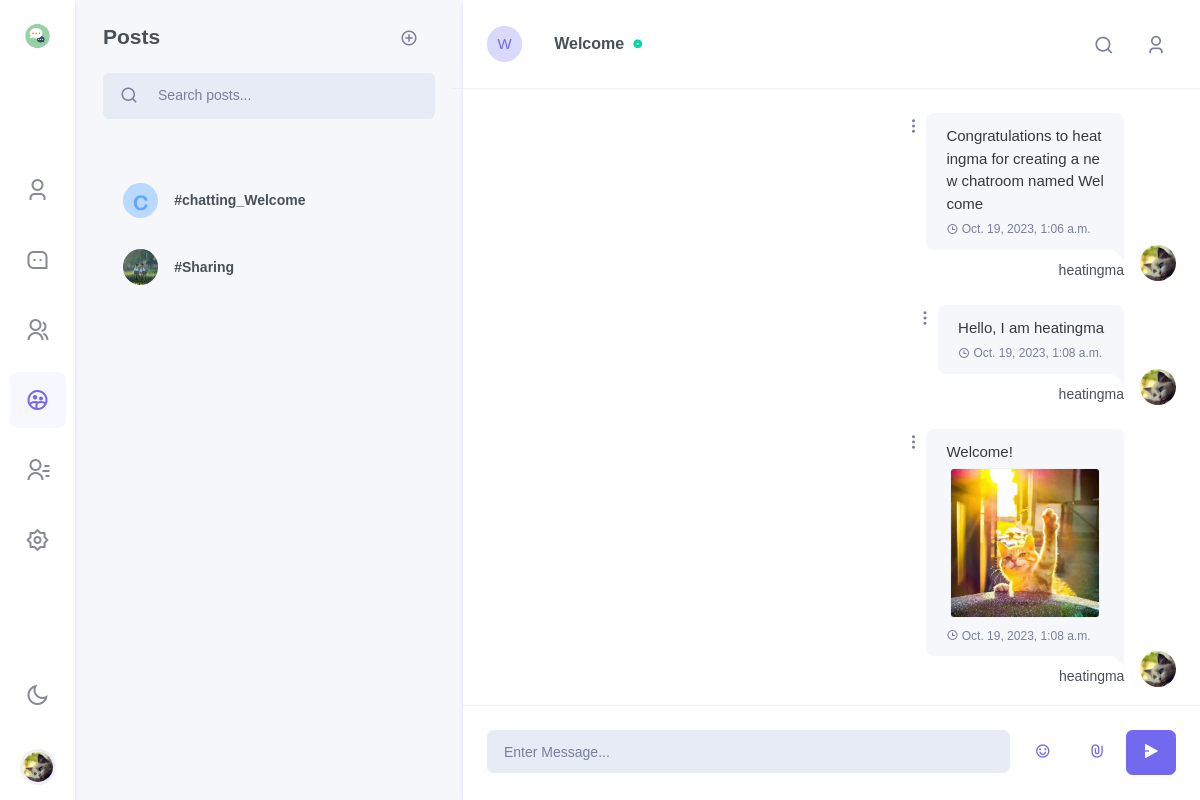
The app's page /chat/chatroom/Welcome/chatting_Welcome/?dark=False (signed in), older data.
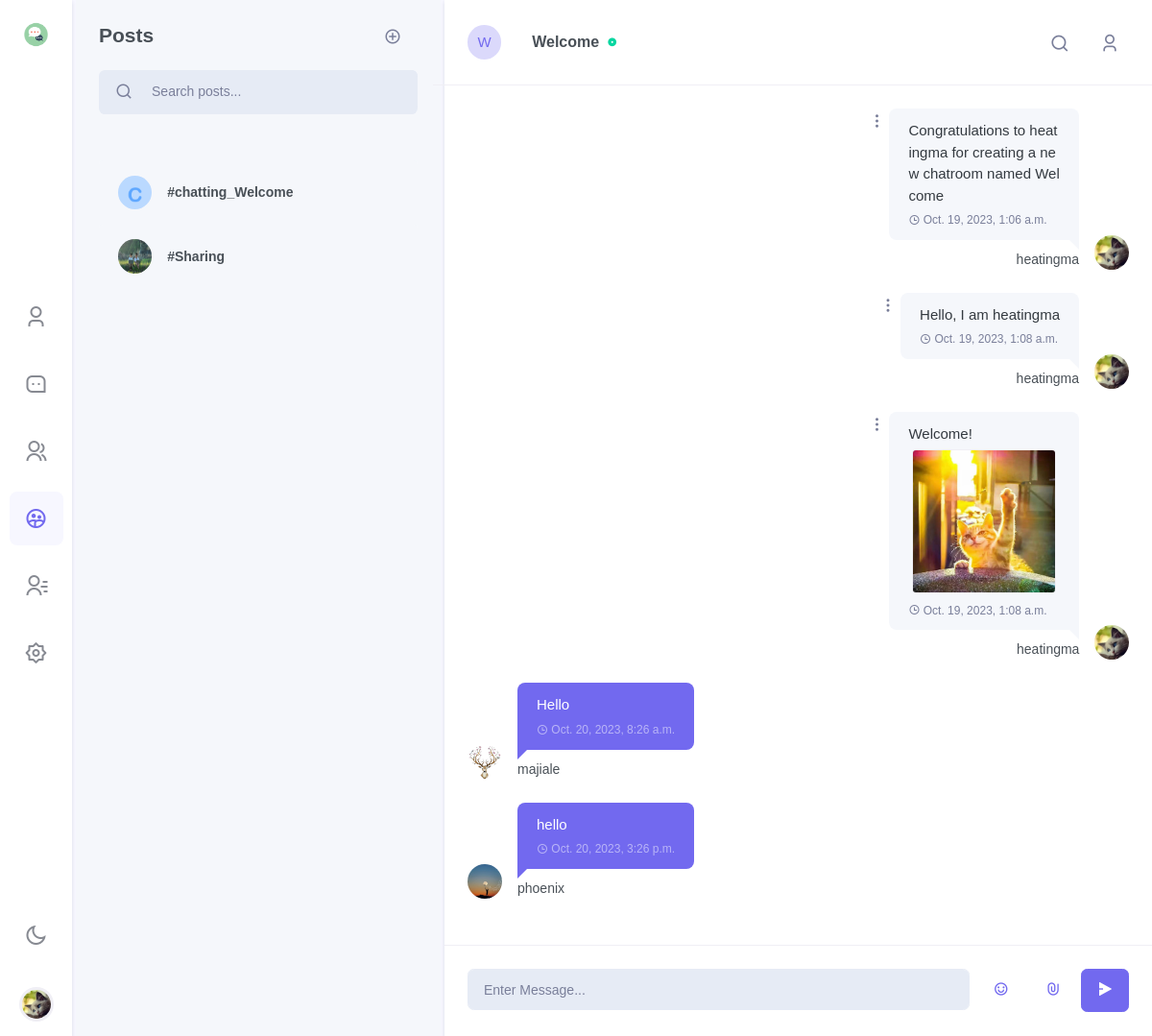
The same page, newer data.
### chat/models.py (models this page shows, shortened)
class Post(models.Model):
    title = models.CharField(max_length=128)
    author = models.ForeignKey(to=User, on_delete=models.CASCADE)
    author_profile = models.ForeignKey(to=Profile, on_delete=models.CASCADE)
    about_post = models.CharField(max_length=1000, default="The author did not set an introduction to the topic")
    image = models.ImageField(upload_to=post_media_path, null=True, blank=True)
    created_on = models.DateTimeField(auto_now_add=True)
    updated_on = models.DateTimeField(auto_now= True)
    belong_room = models.ForeignKey(to=Room, on_delete=models.CASCADE)
    tags = models.ManyToManyField(Tag, blank=True)
    @property
    def initial(self):
        return self.title[0].upper()
    class Meta:
        ordering = ['-created_on']
    @property
    def image_url(self):
        if self.image == "" or self.image is None:
            return "/media/static_default/{}.png".format(self.initial)
        else:
            return self.image.url

class RoomMessage(models.Model):
    uid = models.UUIDField(default=uuid.uuid4, editable=False, unique=True)
    user = models.ForeignKey(to=get_user_model(), on_delete=models.CASCADE)
    room = models.ForeignKey(to=Room, on_delete=models.CASCADE)
    belong_post = models.ForeignKey(to=Post, on_delete=models.CASCADE)
    content = models.CharField(max_length=512)
    timestamp = models.DateTimeField(auto_now_add=True)
    attachment = models.FileField(upload_to=room_message_media_path, null=True, blank=True)
    @property
    def image_url(self):
        profile = Profile.objects.get(user=self.user)
        return profile.image_url
    @property
    def attachment_url(self):
        if self.attachment.name == "" or self.attachment.name is None:
            return ""
        return self.attachment.url
    @property
    def attachment_type(self):
        file_type, _ = mimetypes.guess_type(self.attachment.name)
        if file_type.startswith("image"):
            file_type = "image"
        return file_type
    @property
    def attachment_name(self):
        if self.attachment.name == "" or self.attachment.name is None:
            return None
        return os.path.basename(self.attachment.name)

class Profile(models.Model):
    about_me = models.TextField(default='There is no Personal Signature here yet. You can add it through settings')
    image = models.ImageField(upload_to=profile_media_path, null=True, blank=True)
    user = models.OneToOneField(User, on_delete=models.CASCADE)
    location = models.CharField(max_length=50, default="Unkown")
    @property
    def image_url(self):
        if self.image == "":
            return "/media/static_default/{}.png".format(self.user_initial)
        else:
            return self.image.url

### users/models.py (models this page shows, shortened)
class User(AbstractUser):
    top_friends = models.ManyToManyField(settings.AUTH_USER_MODEL, blank=True, related_name='friends_set')
    friends = models.ManyToManyField(settings.AUTH_USER_MODEL, blank=True, related_name='top_friends_set')
    email = models.EmailField('email address', primary_key=True, unique=True)
    USERNAME_FIELD = 'email'
    REQUIRED_FIELDS = ["username"]

### chat/views/innerroom.py (the view, shortened to what this page needs)
# urls.py: path('chatroom/<str:room_name>/<str:post_name>/', innerroom, name='innerroom'),
@login_required
def innerroom(request: HttpRequest, room_name, post_name, dark=False):
    if request.GET:
        dark = request.GET['dark']
        dark = False if dark == 'False' else True
    username = request.user.username
    user = get_object_or_404(User, username=username)
    profile = get_object_or_404(Profile, user=user)
    chat_room = get_object_or_404(Room, name=room_name)
    if post_name == "chatting_" + room_name:
        chatting_post = True
    else:
        chatting_post = False
    cur_post = get_object_or_404(Post, title=post_name, belong_room=chat_room)
    room_messages = RoomMessage.objects.filter(room=chat_room, belong_post=cur_post).order_by('timestamp')
    posts = Post.objects.filter(belong_room=chat_room).order_by('created_on')
    wrong_message = ""
    users_img_urls = dict()
    for rm in room_messages:
        user = rm.user
        user_profile = get_object_or_404(Profile, user=user)
        users_img_urls[user_profile.user.username] = user_profile.image_url
    return render(
        request=request,
        template_name='chat/innerroom.html',
        context={
            'profile': profile,
            'rooms': Room.objects.all(),
            'cur_room': chat_room,
            'wrong_message': wrong_message,
            'room_messages': room_messages,
            'posts': posts,
            'cur_post': cur_post,
            'chatting_post': chatting_post,
            'users_img_urls_json': json.dumps(users_img_urls),
            'dark': dark,
            'light': not dark,
            'tags': Tag.objects.all(),
            "new_friends": Friend_Request.objects.filter(to_user=user),
        }
    )

### chat/models.py (called while the page is built)
    @property
    def initial(self):
        return self.name[0].upper()

    @property
    def image_url(self):
        if self.image == "":
            return "/media/static_default/{}.png".format(self.initial)
        else:
            return self.image.url

### templates/chat/innerroom.html (shortened to what this page needs)
{% extends 'chat/base.html' %}
{% block side_menu %}
    {% include "chat/side_menus/side_menu_chatroom.html" %}
{% endblock %}
{% block leftsidebar %}
    {% include "chat/leftsidebar/leftsidebar_innerroom.html" %}
{% endblock %}
{% block chat_conversation %}
    {% if chatting_post %}
        {% include "chat/body/body_innerroom_chatting.html" %}
    {% else %}
        {% include "chat/body/body_innerroom_post.html" %}
    {% endif %}
{% endblock %}

### templates/chat/side_menus/side_menu_chatroom.html (shortened to what this page needs)
{% load static %}
<div class="side-menu flex-lg-column mr-lg-1">
<div class="sidebar_logo">
    <a href="" class="logo logo-dark">
        <span class="logo-sm">
            <img src="{% static "images/chat/chat.png" %}" alt="" height="30">
        </span>
    </a>
</div>
<div class="flex-lg-column my-auto">
    <ul class="nav nav-pills side-menu-nav justify-content-center" role="tablist">
        <li class="nav-item" data-toggle="tooltip" data-trigger="hover" data-placement="top" title="Profile">
            <a href="{% url 'chat:my' %}?{{'dark'}}={{dark}}" class="nav-link" id="pills-user-tab" role="tab">
            <i class="ri-user-3-line"></i>
        </a></li>
        <li class="nav-item" data-toggle="tooltip" data-trigger="hover" data-placement="top" title="Chats">
            <a href="{% url 'chat:chat'%}?{{'dark'}}={{dark}}" class="nav-link" id="pills-chat-tab" role="tab">
            <i class="ri-message-3-line"></i>
        </a></li>
        <li class="nav-item" data-toggle="tooltip" data-trigger="hover" data-placement="top" title="Groups">
            <a href="{% url 'chat:groups'%}?{{'dark'}}={{dark}}" class="nav-link" id="pills-groups-tab" role="tab">
            <i class="ri-group-line"></i>
        </a></li>
        <li class="nav-item" data-toggle="tooltip" data-trigger="hover" data-placement="top" title="Chatroom">
            <a href="{% url 'chat:chatroom'%}?{{'dark'}}={{dark}}" class="nav-link active" id="pills-chatroom-tab" role="tab">
            <i class="ri-group-2-line"></i>
        </a></li>
        <li class="nav-item" data-toggle="tooltip" data-trigger="hover" data-placement="top" title="Contacts">
            <a href="{% url 'chat:contracts'%}?{{'dark'}}={{dark}}" class="nav-link" id="pills-contacts-tab" role="tab">
            <i class="ri-contacts-line"></i>
        </a></li>
        <li class="nav-item" data-toggle="tooltip" data-trigger="hover" data-placement="top" title="Settings">
            <a href="{% url 'chat:settings'%}?{{'dark'}}={{dark}}" class="nav-link" id="pills-setting-tab"  role="tab">
            <i class="ri-settings-2-line"></i>
        </a></li>
    </ul>
</div>
<div class="flex-lg-column d-none d-lg-block">
    <ul class="nav side-menu-nav justify-content-center">
        <li class="nav-item">
            <a class="nav-link" id="light-dark" href="{% url 'chat:chatroom'%}?{{'dark'}}={{light}}" data-toggle="tooltip" data-trigger="hover" data-placement="right" title="Dark / Light Mode">
                <i class="ri-sun-line theme-mode-icon"></i>
            </a>
        </li>
        <li class="nav-item btn-group dropup profile-user-dropdown">
            <a class="nav-link dropdown-toggle normal_container" href="#" role="button" data-toggle="dropdown" aria-haspopup="true" aria-expanded="false">
                <img src="{{ profile.image_url }}"  alt="" class="profile-user rounded-circle">
            </a>
        </li>
    </ul>
</div>
</div>

### templates/chat/leftsidebar/leftsidebar_innerroom.html (shortened to what this page needs)
<div>
    <div class="p-4">
        <div class="user-chat-nav float-right">
            <div data-toggle="tooltip" data-placement="bottom" title="Create post">
                <button type="button" class="btn btn-link text-decoration-none text-muted font-size-18 py-0" data-toggle="modal" data-target="#addpost-exampleModal">
                    <i class="ri-add-circle-line mr-1"></i>
                </button>
            </div>
        </div>
        <h4 class="mb-4">Posts</h4>
        <div class="search-box chat-search-box">
            <div class="input-group bg-light  input-group-lg rounded-lg">
                <div class="input-group-prepend">
                    <button class="btn btn-link text-decoration-none text-muted pr-1" type="button">
                        <i class="ri-search-line search-icon font-size-18"></i>
                    </button>
                </div>
                <input type="text" class="form-control bg-light" placeholder="Search posts...">
            </div>
        </div>
    </div>
    <div class="p-4 chat-message-list chat-chatroom-list" data-simplebar="">
    <ul class="list-unstyled chat-list">
        {% for post in posts %}
        <li><a href="{% url 'chat:innerroom' room_name=post.belong_room.name post_name=post.title %}?{{'dark'}}={{dark}}"><div class="media align-items-center">
            <div class="mr-3">
                <img src="{{post.image_url}}" class="rounded-circle avatar-xs" alt="">
            </div>
            <div class="media-body overflow-hidden">
                <h5 class="text-truncate font-size-14 mb-0">#{{ post.title }}</h5>
            </div>
        </div></a></li>
        {% endfor %}
    </ul></div>
</div>

### templates/chat/body/body_innerroom_chatting.html (shortened to what the changed rows need)
<div class="w-100" style="max-width: 100%;">
    <div class="chat-conversation p-3 p-lg-4" id="chatLog-container" style="overflow: auto; max-width: 100%;">
        <ul class="list-unstyled mb-0"i id="chatLog" style="max-width: 100%;">
            {% for rm in room_messages %}
                {% if rm.user.username != profile.user.username %}
                <li><div class="conversation-list" style="max-width: 40%;">
                    <div class="chat-avatar"><img src={{rm.image_url}} alt=""></div>
                    <div class="user-chat-content" style="max-width: 100%;">
                        <div class="ctext-wrap">
                            <div class="ctext-wrap-content" style="max-width: 100%;">
                                <p class="mb-0" style="word-break:break-all;">{{rm.content}}</p>
                                <p class="chat-time mb-0"><i class="ri-time-line align-middle"></i> <span class="align-middle">{{rm.timestamp}}</span></p>
                            </div>
                        </div>
                        <div class="conversation-name">{{rm.user.username}}</div>
                    </div>
                </div></li>
                {% else %}
                <li class="right" style-"display: block;"><div class="conversation-list" style="max-width: 40%;">
                    <div class="chat-avatar"><img src="{{ profile.image_url }}" alt=""></div>
                    <div class="user-chat-content" style="max-width: 100%;">
                        <div class="ctext-wrap">
                            <div class="ctext-wrap-content" style="max-width: 100%;">
                                <p class="mb-0" style="text-align: left; word-break:break-all; ">
                                    {{rm.content}}
                                </p>
                                {% if rm.attachment_name is not None %}
                                    {% if rm.attachment_type == "image" %}
                                        <ul class="list-inline message-img  mb-0">
                                            <li class="list-inline-item message-img-list">
                                                <div>
                                                    <a class="popup-img d-inline-block m-1" href="{{rm.attachment_url}}">
                                                        <img src="{{rm.attachment_url}}" alt="" class="rounded border">
                                                    </a>
                                                </div>
                                            </li>
                                        </ul>
                                    {% endif %}
                                {% endif %}
                                <p class="chat-time mb-0"><i class="ri-time-line align-middle"></i> <span class="align-middle">{{rm.timestamp}}</span></p>
                            </div>
                            <div class="dropdown align-self-start">
                                <a class="dropdown-toggle" href="#" role="button" data-toggle="dropdown" aria-haspopup="true" aria-expanded="false">
                                    <i class="ri-more-2-fill"></i>
                                </a>
                            </div>
                        </div>
                        <div class="conversation-name"> {{ profile.user.username }} </div>
                    </div>
                </div></li>
                {% endif %}
            {% endfor %}
        </ul>
    </div>
</div>

Row changes from the older to the newer data that the page shows:
added RoomMessage: image_url (picture), content "Hello", timestamp "Oct. 20, 2023, 8:26 a.m.", user.username "majiale"
added RoomMessage: image_url (picture), content "hello", timestamp "Oct. 20, 2023, 3:26 p.m.", user.username "phoenix"
